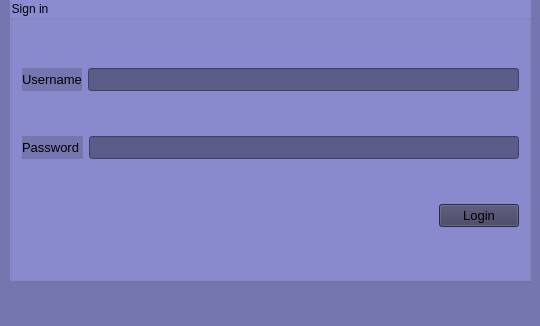
<?xml version="1.0" encoding="UTF-8"?>
<ui version="4.0">
 <class>MainWindow</class>
 <widget class="QMainWindow" name="MainWindow">
  <property name="geometry">
   <rect>
    <x>0</x>
    <y>0</y>
    <width>540</width>
    <height>326</height>
   </rect>
  </property>
  <property name="windowTitle">
   <string>MainWindow</string>
  </property>
  <property name="styleSheet">
   <string notr="true">background-color: rgb(117, 117, 175);</string>
  </property>
  <widget class="QWidget" name="centralwidget">
   <widget class="QGroupBox" name="loginBox">
    <property name="geometry">
     <rect>
      <x>10</x>
      <y>0</y>
      <width>521</width>
      <height>281</height>
     </rect>
    </property>
    <property name="styleSheet">
     <string notr="true">background-color: rgb(139, 139, 208);</string>
    </property>
    <property name="title">
     <string>Sign in</string>
    </property>
    <property name="alignment">
     <set>Qt::AlignLeading|Qt::AlignLeft|Qt::AlignTop</set>
    </property>
    <layout class="QGridLayout" name="gridLayout_3">
     <item row="0" column="0">
      <layout class="QHBoxLayout" name="horizontalLayout">
       <item>
        <widget class="QLabel" name="Label_Username">
         <property name="font">
          <font>
           <pointsize>10</pointsize>
          </font>
         </property>
         <property name="styleSheet">
          <string notr="true">background-color: rgb(117, 117, 175);</string>
         </property>
         <property name="text">
          <string>Username</string>
         </property>
        </widget>
       </item>
       <item>
        <widget class="QLineEdit" name="LineEdit_Username">
         <property name="font">
          <font>
           <pointsize>10</pointsize>
          </font>
         </property>
         <property name="styleSheet">
          <string notr="true">background-color: rgb(91, 91, 136);</string>
         </property>
        </widget>
       </item>
      </layout>
     </item>
     <item row="1" column="0">
      <layout class="QHBoxLayout" name="horizontalLayout_2">
       <item>
        <widget class="QLabel" name="Label_Password">
         <property name="font">
          <font>
           <pointsize>10</pointsize>
          </font>
         </property>
         <property name="styleSheet">
          <string notr="true">background-color: rgb(117, 117, 175);</string>
         </property>
         <property name="text">
          <string>Password </string>
         </property>
        </widget>
       </item>
       <item>
        <widget class="QLineEdit" name="LineEdit_Password">
         <property name="enabled">
          <bool>true</bool>
         </property>
         <property name="font">
          <font>
           <pointsize>10</pointsize>
          </font>
         </property>
         <property name="styleSheet">
          <string notr="true">background-color: rgb(91, 91, 136);</string>
         </property>
         <property name="echoMode">
          <enum>QLineEdit::Password</enum>
         </property>
        </widget>
       </item>
      </layout>
     </item>
     <item row="2" column="0" alignment="Qt::AlignRight">
      <widget class="QPushButton" name="PushButton_login">
       <property name="font">
        <font>
         <pointsize>10</pointsize>
        </font>
       </property>
       <property name="styleSheet">
        <string notr="true">background-color: rgb(60, 60, 91);</string>
       </property>
       <property name="text">
        <string>Login</string>
       </property>
      </widget>
     </item>
    </layout>
   </widget>
  </widget>
  <widget class="QMenuBar" name="menubar">
   <property name="geometry">
    <rect>
     <x>0</x>
     <y>0</y>
     <width>540</width>
     <height>21</height>
    </rect>
   </property>
  </widget>
  <widget class="QStatusBar" name="statusbar"/>
 </widget>
 <resources/>
 <connections/>
</ui>
